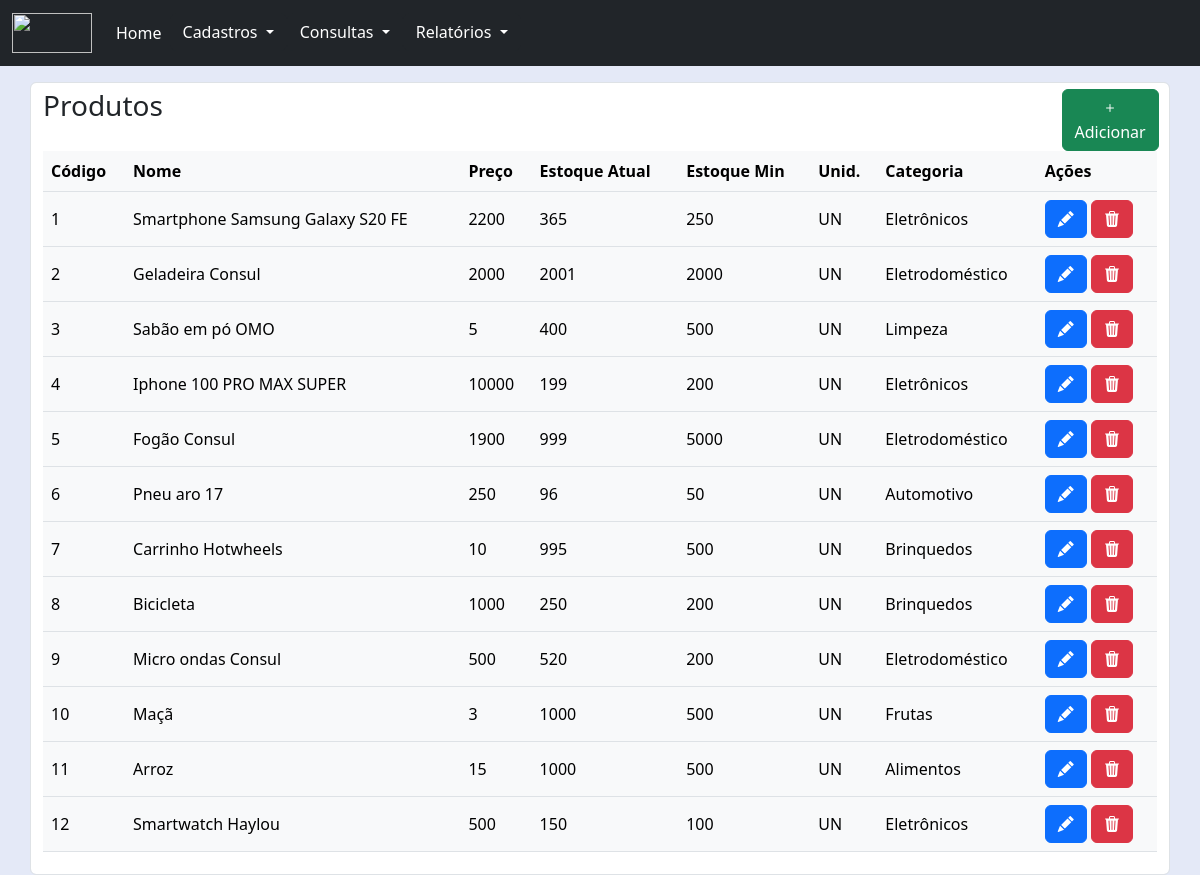
Screenshot of /pages/produto/listagem.php with the database file from the repository.
### tables this page shows
CREATE TABLE produtos(
    cod INT PRIMARY KEY NOT NULL AUTO_INCREMENT,
    nome VARCHAR(100) NOT NULL,
    preco NUMERIC NOT NULL,
    qtd_estoque INT NOT NULL,
    qtd_estoque_min INT NOT NULL,    
    unidade_medida CHAR(2) NOT NULL,
    id_categoria INT NOT NULL   
);

CREATE TABLE categoria(
	id INT PRIMARY KEY NOT NULL AUTO_INCREMENT,
    descricao VARCHAR(100)
);

### pages/produto/listagem.php (the view, shortened to what this page needs)
<?php
    include('../../connection/connection.php');
?>
<!DOCTYPE html>
<html lang="pt-BR">
<head>
    <link href="../../node_modules/bootstrap/css/bootstrap.min.css" rel="stylesheet">
    <link href="../../node_modules/bootstrap-icons/font/bootstrap-icons.min.css" rel="stylesheet">
    <link href="../../css/style.css" rel="stylesheet">
</head>
<body>
    <?php
        include("../../components/navbar.php");
    ?>
    <div class="container">
        <div class="row pt-3">
            <div class="form-control">
                <div class="row d-flex justify-content-between align-items-start">
                    <div class="col-md-6">
                        <h3>
                            Produtos
                        </h3>
                    </div>
                    <div class="col-md-3 btn-add">
                        <a class="btn btn-success" type="button" href="./cadastro.php">
                            <i class="bi bi-plus"></i>
                            Adicionar
                        </a>
                    </div>
                </div>
                <form action="" method="post">
                    <table class="table table-responsive table-hover text-bg-light align-middle">
                        <thead>
                            <tr>
                                <th>Código</th>
                                <th>Nome</th>
                                <th>Preço</th>
                                <th>Estoque Atual</th>
                                <th>Estoque Min</th>
                                <th>Unid.</th>
                                <th>Categoria</th>
                                <th colspan='2'>Ações</th>
                            </tr>
                        </thead>
                        <?php
                            $sql = "SELECT p.*, c.descricao AS nome_categoria FROM produtos p INNER JOIN categoria c ON p.id_categoria = c.id ORDER BY cod";
                            $resu = mysqli_query($conn,$sql) or die(mysqli_connect_error());
                            while ($reg = mysqli_fetch_array($resu)){
                        ?>
                        <tbody>
                            <tr>
                                <td><?= $reg["cod"] ?></td>
                                <td><?= $reg["nome"] ?></td>
                                <td><?= $reg["preco"] ?></td>
                                <td><?= $reg["qtd_estoque"] ?></td>
                                <td><?= $reg["qtd_estoque_min"] ?></td>
                                <td><?= $reg["unidade_medida"] ?></td>
                                <td><?= $reg["nome_categoria"] ?></td>
                                <td>
                                    <a class="btn btn-primary" href="./editar.php?cod=<?= $reg['cod']?>">
                                        <i class="bi bi-pencil-fill text-white"></i>
                                    </a>
                                    <a class="btn btn-danger" href="./excluir.php?cod=<?= $reg['cod']?>">
                                        <i class="bi bi-trash3-fill"></i>
                                    </a>
                                </td>
                            </tr>
                        </tbody>
                        <?php
                            };
                        ?>
                    </table>
                </form>
            </div>
        </div>
    </div>
</body>
</html>

### css/style.css (style rules this page uses)
.btn-add { width: 10.5%; align-items: center; }
.text-white { color: #FFF; }
body { background: #E4E9F7; }

### rows the page displays
produtos: cod "1", nome "Smartphone Samsung Galaxy S20 FE", preco "2200", qtd_estoque "365", qtd_estoque_min "250", unidade_medida "UN", id_categoria.descricao "Eletrônicos"
produtos: cod "2", nome "Geladeira Consul", preco "2000", qtd_estoque "2001", qtd_estoque_min "2000", unidade_medida "UN", id_categoria.descricao "Eletrodoméstico"
produtos: cod "3", nome "Sabão em pó OMO", preco "5", qtd_estoque "400", qtd_estoque_min "500", unidade_medida "UN", id_categoria.descricao "Limpeza"
produtos: cod "4", nome "Iphone 100 PRO MAX SUPER", preco "10000", qtd_estoque "199", qtd_estoque_min "200", unidade_medida "UN", id_categoria.descricao "Eletrônicos"
produtos: cod "5", nome "Fogão Consul", preco "1900", qtd_estoque "999", qtd_estoque_min "5000", unidade_medida "UN", id_categoria.descricao "Eletrodoméstico"
produtos: cod "6", nome "Pneu aro 17", preco "250", qtd_estoque "96", qtd_estoque_min "50", unidade_medida "UN", id_categoria.descricao "Automotivo"
produtos: cod "7", nome "Carrinho Hotwheels", preco "10", qtd_estoque "995", qtd_estoque_min "500", unidade_medida "UN", id_categoria.descricao "Brinquedos"
produtos: cod "8", nome "Bicicleta", preco "1000", qtd_estoque "250", qtd_estoque_min "200", unidade_medida "UN", id_categoria.descricao "Brinquedos"
produtos: cod "9", nome "Micro ondas Consul", preco "500", qtd_estoque "520", qtd_estoque_min "200", unidade_medida "UN", id_categoria.descricao "Eletrodoméstico"
produtos: cod "10", nome "Maçã", preco "3", qtd_estoque "1000", qtd_estoque_min "500", unidade_medida "UN", id_categoria.descricao "Frutas"
produtos: cod "11", nome "Arroz", preco "15", qtd_estoque "1000", qtd_estoque_min "500", unidade_medida "UN", id_categoria.descricao "Alimentos"
produtos: cod "12", nome "Smartwatch Haylou", preco "500", qtd_estoque "150", qtd_estoque_min "100", unidade_medida "UN", id_categoria.descricao "Eletrônicos"
